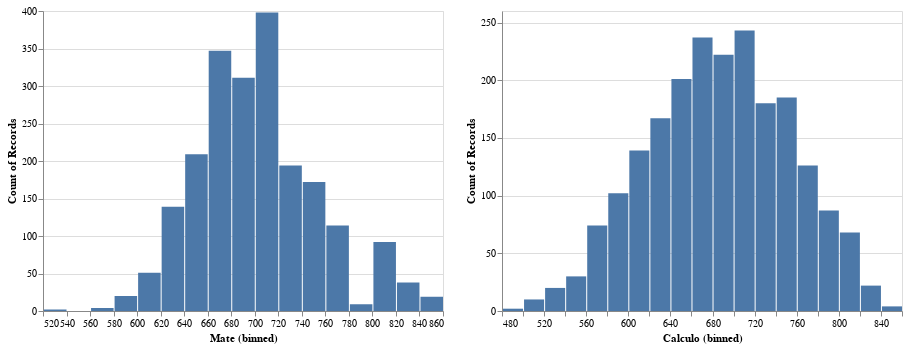

The code cell stored with this chart in its notebook:
### Markdown cell above
Es dificil de dicernir el comportamiento de los datos en la PSU dado como funciona la curva de puntajes en esa prueba, dado esto, creo que será mejor hacer un histograma de las notas

### Code cell
PSU_char = alt.Chart(ptje).mark_bar().encode(
               alt.X("Mate:Q", bin = alt.BinParams(maxbins = 20)),
               y = 'count()',
           )

Calculo_char = alt.Chart(ptje).mark_bar().encode(
                   alt.X("Calculo:Q", bin = alt.BinParams(maxbins = 20)),
                   y = 'count()',
               )
PSU_char | Calculo_char

### Figure 1 — Vega-Lite specification as saved in the notebook (floating-point values rounded to 4 significant figures; data arrays with more than 128 entries replaced by an {"elided": "..."} marker saying what was removed)
{"config": {"view": {"continuousWidth": 400, "continuousHeight": 300}}, "hconcat": [{"mark": "bar", "encoding": {"x": {"type": "quantitative", "bin": {"maxbins": 20}, "field": "Mate"}, "y": {"type": "quantitative", "aggregate": "count"}}}, {"mark": "bar", "encoding": {"x": {"type": "quantitative", "bin": {"maxbins": 20}, "field": "Calculo"}, "y": {"type": "quantitative", "aggregate": "count"}}}], "data": {"name": "data-905c3555016c8f98b1897d01e4fc3501"}, "$schema": "https://vega.github.io/schema/vega-lite/v4.8.1.json", "datasets": {"data-905c3555016c8f98b1897d01e4fc3501": {"elided": "2119 records"}}}
